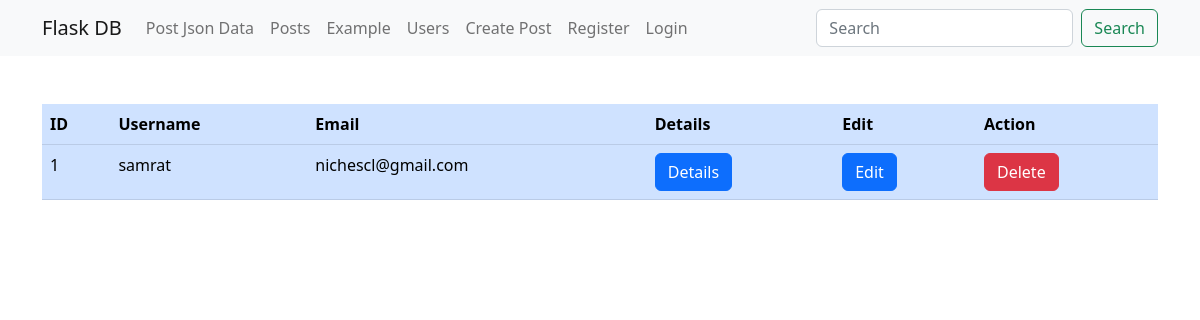
The app's page /user_list with its own data.
### app.py (models this page shows, shortened)
class Users(db.Model, UserMixin):
	id = db.Column(db.Integer, primary_key=True)
	username = db.Column(db.String(20), nullable=False, unique=True)
	name = db.Column(db.String(200), nullable=True)
	email = db.Column(db.String(120), nullable=False, unique=True)
	about_author = db.Column(db.Text(), nullable=True)
	date_added = db.Column(db.DateTime, default=datetime.utcnow)
	profile_pic = db.Column(db.String(), nullable=True)
	password_hash = db.Column(db.String(128))
	@property
	def password(self):
		raise AttributeError('password is not a readable attribute!')

### app.py (the view)
@app.route('/user_list')
def all_users():
    users_list = Users.query.order_by(Users.id)
    return render_template('user_list.html', users_list=users_list)

### templates/user_list.html (shortened to what this page needs)
{% extends 'base.html' %}
{% block content %}
<div class="container">
    <div class="table-responsive mt-5">
        <table class="table table-primary">
            <thead>
                <tr>
                    <th scope="col">ID</th>
                    <th scope="col">Username</th>
                    <th scope="col">Email</th>
                    <th scope="col">Details</th>
                    <th scope="col">Edit</th>
                    <th scope="col">Action</th>
                </tr>
            </thead>
            <tbody>
                {% for user in users_list %}
                <tr class="">
                    <td scope="row">{{user.id}}</td>
                    <td scope="row">{{user.username}}</td>
                    <td scope="row">{{user.email}}</td>
                    <td scope="row"><a name="" id="" class="btn btn-primary" href="{{ url_for('user_details', id=user.id)}}" role="button">Details</a></td>
                    <td scope="row"><a name="" id="" class="btn btn-primary" href="#" role="button">Edit</a></td>
                    <td scope="row"><a class="btn btn-danger" href="{{ url_for('user_delete', id=user.id)}}" role="button">Delete</a></td>
                </tr>
                {% endfor %}
            </tbody>
        </table>
    </div>
</div>
{% endblock content %}

### records on screen
Users: id "1", username "samrat", email "nichescl@gmail.com"
